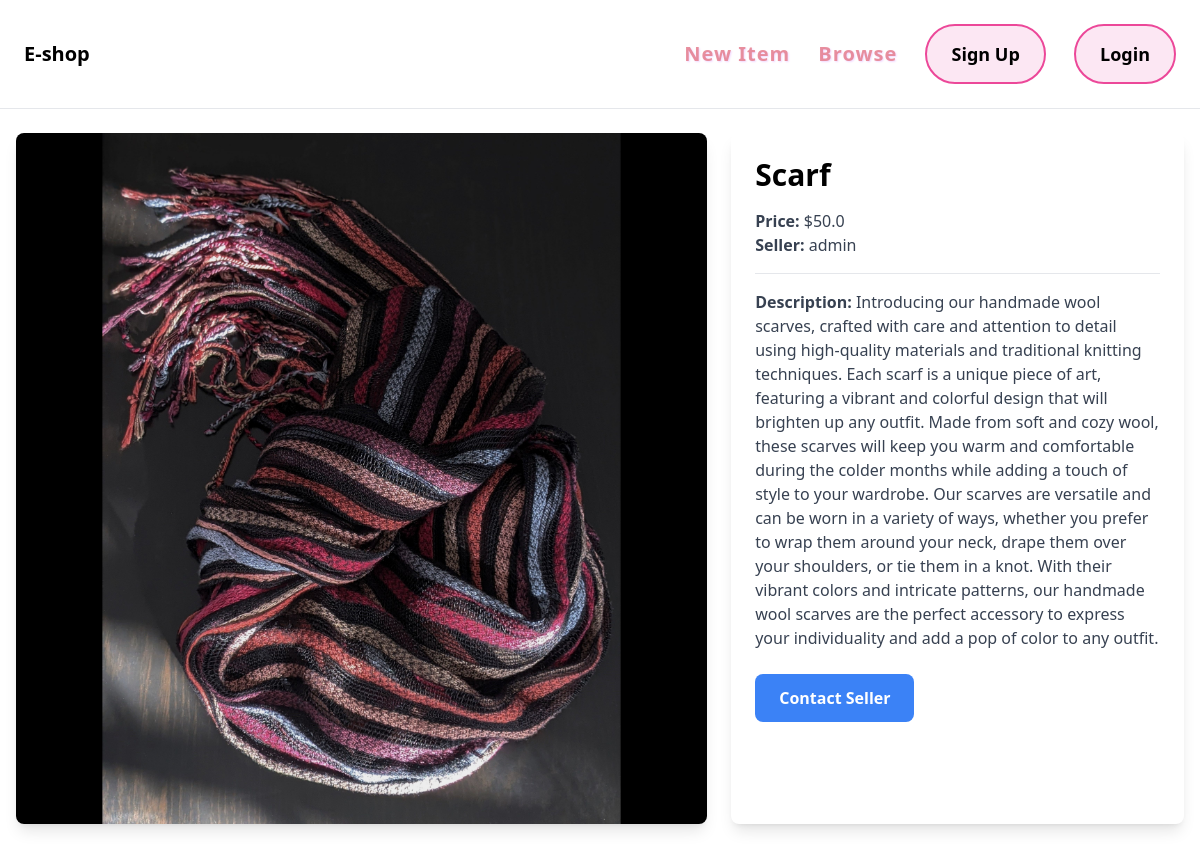
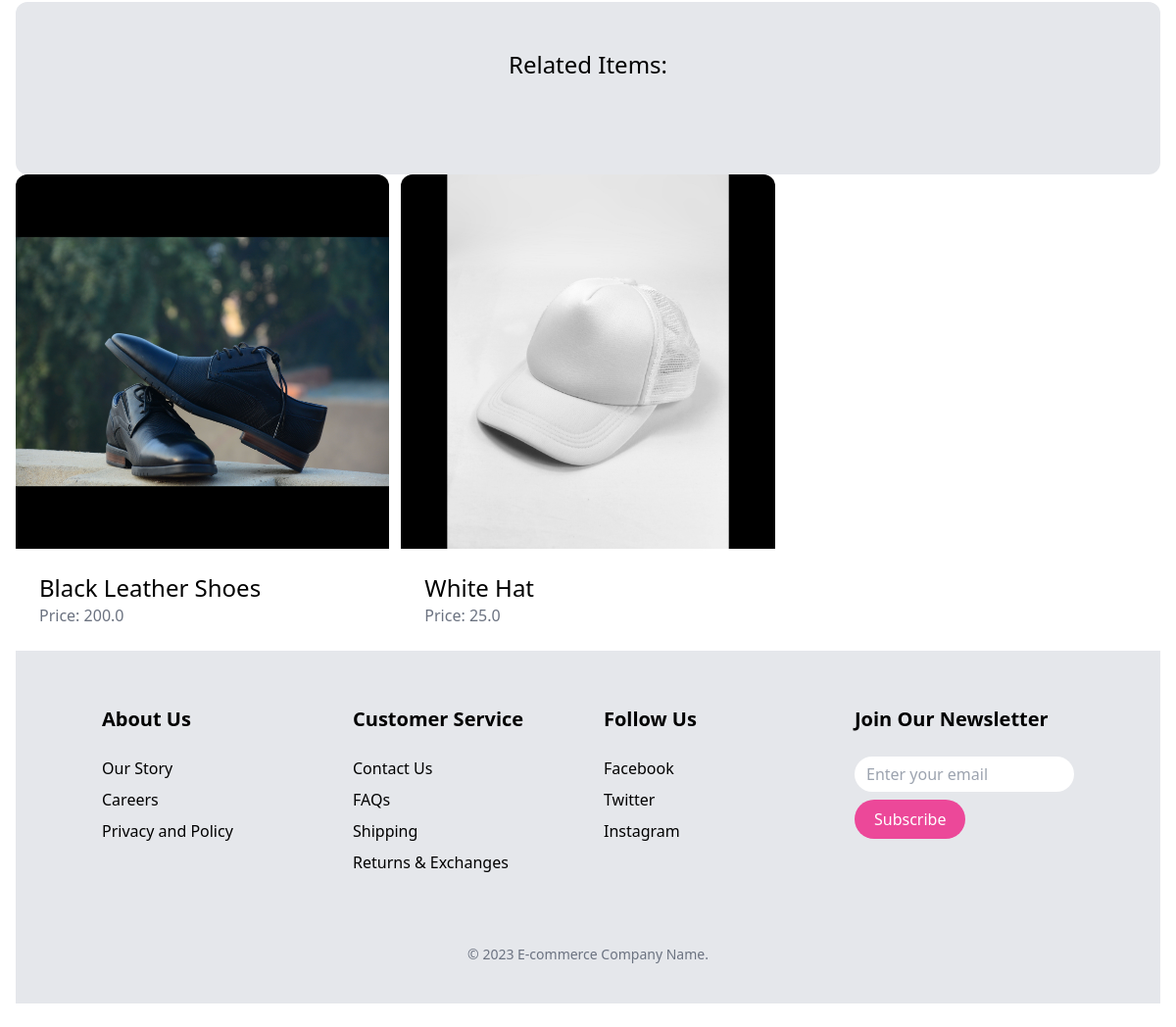
Screenshot of /items/2/ with the database file from the repository (2 pictures, top to bottom).
### item/models.py (models this page shows, shortened)
class Item(models.Model):
    category = models.ForeignKey(Category, related_name='items', on_delete = models.CASCADE)
    name = models.CharField(max_length=255)
    description = models.TextField(blank=True, null=True)
    price = models.FloatField()
    image = models.ImageField(upload_to = 'item_images',blank=True, null=True)
    is_sold = models.BooleanField(default=False)
    created_by = models.ForeignKey(User, related_name='items', on_delete = models.CASCADE)
    created_at = models.DateTimeField(auto_now_add=True)

### item/views.py (the view)
# urls.py: path('<int:pk>/', views.detail ,name='detail'),
def detail(request, pk):
    item = get_object_or_404(Item, pk=pk)
    related_items = Item.objects.filter(category=item.category, is_sold=False).exclude(pk=pk)[0:3]
    return render(request,'item/detail.html',
                  {'item': item,
                   'related_items': related_items
                })

### item/templates/item/detail.html (shortened to what this page needs)
{% extends 'core/base.html' %}
{% block content %}
<div class="grid grid-cols-1 md:grid-cols-5 gap-6">
    <div class="md:col-span-3">
        <img src="{{ item.image.url }}" class="rounded-lg shadow-lg">
    </div>
    <div class="md:col-span-2 p-6 bg-white rounded-lg shadow-lg">
        <h1 class="text-3xl font-bold mb-4">{{ item.name }}</h1>
        <p class="text-gray-700"><strong>Price: </strong> ${{ item.price }}</p>
        <p class="text-gray-700"><strong>Seller: </strong> {{ item.created_by.username }}</p>
        <hr class="my-4">
        {% if item.description %}
            <p class="text-gray-700"><strong>Description: </strong> {{ item.description }}</p>
        {% endif %}
        {% if request.user == item.created_by %}
            <div class="mt-6 p-6 bg-white rounded-xl">
                <p>This is your item!</p>
                <a href="{% url 'item:edit' item.id %}" class="inline-block mt-6 px-6 py-3 text-lg font-semibold bg-teal-500 text-white rounded-xl">Edit</a>
                <a href="{% url 'item:delete' item.id %}" class="inline-block mt-6 px-6 py-3 text-lg font-semibold bg-red-500 text-white rounded-xl">Delete</a>
            </div>
        {% else %}
            <a href="#" class="inline-block mt-6 px-6 py-3 rounded-lg font-bold bg-blue-500 hover:bg-blue-600 text-white">Contact Seller</a>
        {% endif %}
    </div>
</div>
<div class="mt-6 px-6 py-12 bg-gray-200 rounded-xl">
    <h2 class="mb-12 text-2xl text-center">Related Items:</h2>
</div>
<div class="grid grid-cols-3 gap-3">
    {% for item in related_items %}
    <div>
        <a href="{% url 'item:detail' item.id %}">
            <div>
                <img src="{{item.image.url }}" class="rounded-t-xl"> </img>
            </div>
            <div class = "p-6 bg-white rounded-b-xl">
                <h2 class = "text-2xl">{{item.name }}</h2>
                <p class = "text-gray-500">Price: {{item.price }}</p>
            </div>
        </a>
    </div>
    {% endfor %}
</div>
{% endblock %}

### core/templates/core/base.html (shortened to what this page needs)
<!DOCTYPE html>
<html>
    <head>
        <script src="https://cdn.tailwindcss.com"></script>
    </head>
    <body>
        <nav class="py-6 px-6 flex justify-between items-center border-b border-gray-200">
            <a href="/" class="text-xl font-semibold">E-shop</a>
            <div class="space-x-6">
                <a href="{% url 'item:new' %}" class="inline-block text-xl font-bold leading-8 tracking-wider text-pink-500 hover:text-gray-500 transition duration-300 ease-in-out transform hover:scale-110" style="color:rgba(227, 120, 136, 0.817); text-shadow: 1px 1px 2px #f1d9ff;">New Item</a>
                <a href="#" class="inline-block text-xl font-bold leading-8 tracking-wider text-pink-500 hover:text-gray-500 transition duration-300 ease-in-out transform hover:scale-110" style="color:rgba(227, 120, 136, 0.817); text-shadow: 1px 1px 2px #f1d9ff;">Browse</a>
                {% if request.user.is_authenticated %}
                  <a href="#" class="inline-block px-6 py-3 text-lg font-bold leading-8 text-gray transition duration-300 ease-in-out transform border-2 border-pink-500 rounded-full hover:bg-pink-500 hover:text-gray-500 hover:scale-110" style="background-color: #FCE7F3;">InBox</a>
                  <a href="{% url 'dashboard:index' %}" class="inline-block px-6 py-3 text-lg font-bold leading-8 text-gray transition duration-300 ease-in-out transform border-2 border-pink-500 rounded-full hover:bg-pink-500 hover:text-gray-500 hover:scale-110" style="background-color: #FCE7F3;">DashBoard</a>
                {% else %}
                  <a href="{% url 'core:signup' %}" class="inline-block px-6 py-3 text-lg font-bold leading-8 text-gray transition duration-300 ease-in-out transform border-2 border-pink-500 rounded-full hover:bg-pink-500 hover:text-gray-500 hover:scale-110" style="background-color: #FCE7F3;">Sign Up</a>
                  <a href="{% url 'core:login' %}" class="inline-block px-6 py-3 text-lg font-bold leading-8 text-gray transition duration-300 ease-in-out transform border-2 border-pink-500 rounded-full hover:bg-pink-500 hover:text-gray-500 hover:scale-110" style="background-color: #FCE7F3;">Login</a>
                {% endif %}
            </div>
        </nav>
        <div class="px-4 py-6">
            {% block content %}
            {% endblock %}
        </body>
        <footer class="bg-gray-200 py-10">
            <div class="container mx-auto px-4">
              <div class="sm:flex sm:flex-wrap sm:-mx-4 md:py-4">
                <div class="px-4 sm:w-1/2 md:w-1/4 xl:w-1/6">
                  <h5 class="text-xl font-bold mb-6">About Us</h5>
                  <ul class="list-none footer-links">
                    <li class="mb-2">
                      <a href="#" class="hover:text-gray-500">Our Story</a>
                    </li>
                    <li class="mb-2">
                      <a href="#" class="hover:text-gray-500">Careers</a>
                    </li>
                    <li class="mb-2">
                      <a href="#" class="hover:text-gray-500">Privacy and Policy</a>
                    </li>
                  </ul>
                </div>
                <div class="px-4 sm:w-1/2 md:w-1/4 xl:w-1/6">
                  <h5 class="text-xl font-bold mb-6">Customer Service</h5>
                  <ul class="list-none footer-links">
                    <li class="mb-2">
                      <a href="{% url 'core:contact' %}" class="hover:text-gray-500">Contact Us</a>
                    </li>
                    <li class="mb-2">
                      <a href="#" class="hover:text-gray-500">FAQs</a>
                    </li>
                    <li class="mb-2">
                      <a href="#" class="hover:text-gray-500">Shipping</a>
                    </li>
                    <li class="mb-2">
                      <a href="#" class="hover:text-gray-500">Returns & Exchanges</a>
                    </li>
                  </ul>
                </div>
                <div class="px-4 sm:w-1/2 md:w-1/4 xl:w-1/6">
                  <h5 class="text-xl font-bold mb-6">Follow Us</h5>
                  <ul class="list-none footer-links">
                    <li class="mb-2">
                      <a href="#" class="hover:text-gray-500">Facebook</a>
                    </li>
                    <li class="mb-2">
                      <a href="#" class="hover:text-gray-500">Twitter</a>
                    </li>
                    <li class="mb-2">
                      <a href="#" class="hover:text-gray-500">Instagram</a>
                    </li>
                  </ul>
                </div>
                <div class="px-4 sm:w-1/2 md:w-1/4 xl:w-1/6">
                  <h5 class="text-xl font-bold mb-6">Join Our Newsletter</h5>
                  <form>
                    <div class="mb-2">
                      <input type="text" class="px-3 py-2 w-full rounded-full text-gray-700 leading-tight focus:outline-none" placeholder="Enter your email">
                    </div>
                    <button type="submit" class="bg-pink-500 text-white px-5 py-2 rounded-full hover:bg-gray-500 transition duration-300 ease-in-out">Subscribe</button>
                  </form>
                </div>
              </div>
              <div class="text-center mt-12">
                <p class="text-gray-500 text-sm">
                  &copy; 2023 E-commerce Company Name.
                </p>
              </div>
            </div>
        </footer>
    </body>
</html>

### rows the page displays
Item: image (picture), name "Scarf", price "50.0", created_by.username "admin", description "Introducing our handmade wool scarves, crafted with care and attention to detail using high-quality materials and traditional knitting techniques. Each scarf is a unique piece of art, featuring a vibrant and colorful design that will brighten up any outfit. Made from soft and cozy wool, these scarves will keep you warm and comfortable during the colder months while adding a touch of style to your wardrobe. Our scarves are versatile and can be worn in a variety of ways, whether you prefer to wrap them around your neck, drape them over your shoulders, or tie them in a knot. With their vibrant colors and intricate patterns, our handmade wool scarves are the perfect accessory to express your…"
Item: image (picture), name "Black Leather Shoes", price "200.0"
Item: image (picture), name "White Hat", price "25.0"
